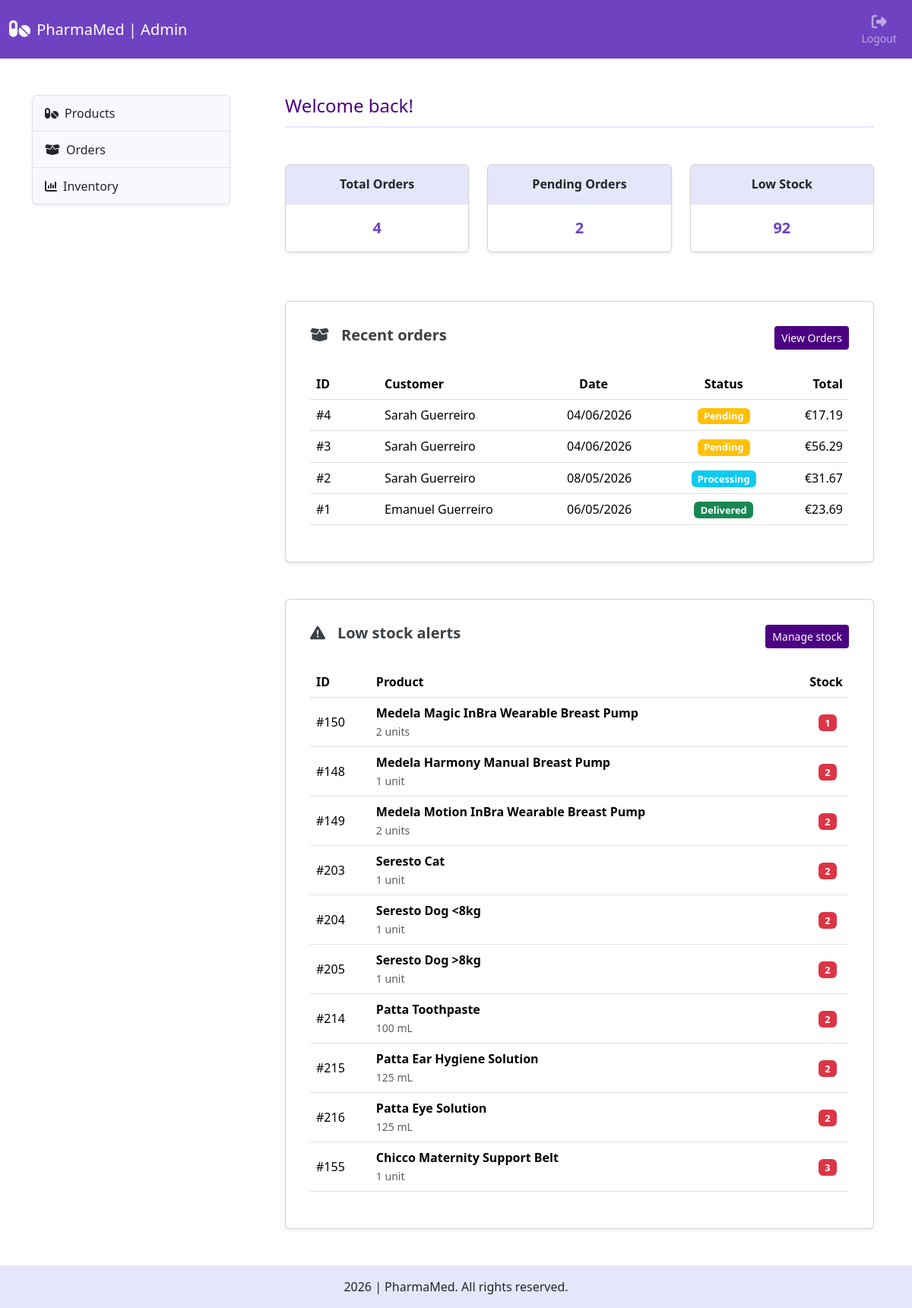
Before: /admin/ (signed in) with the older database file.
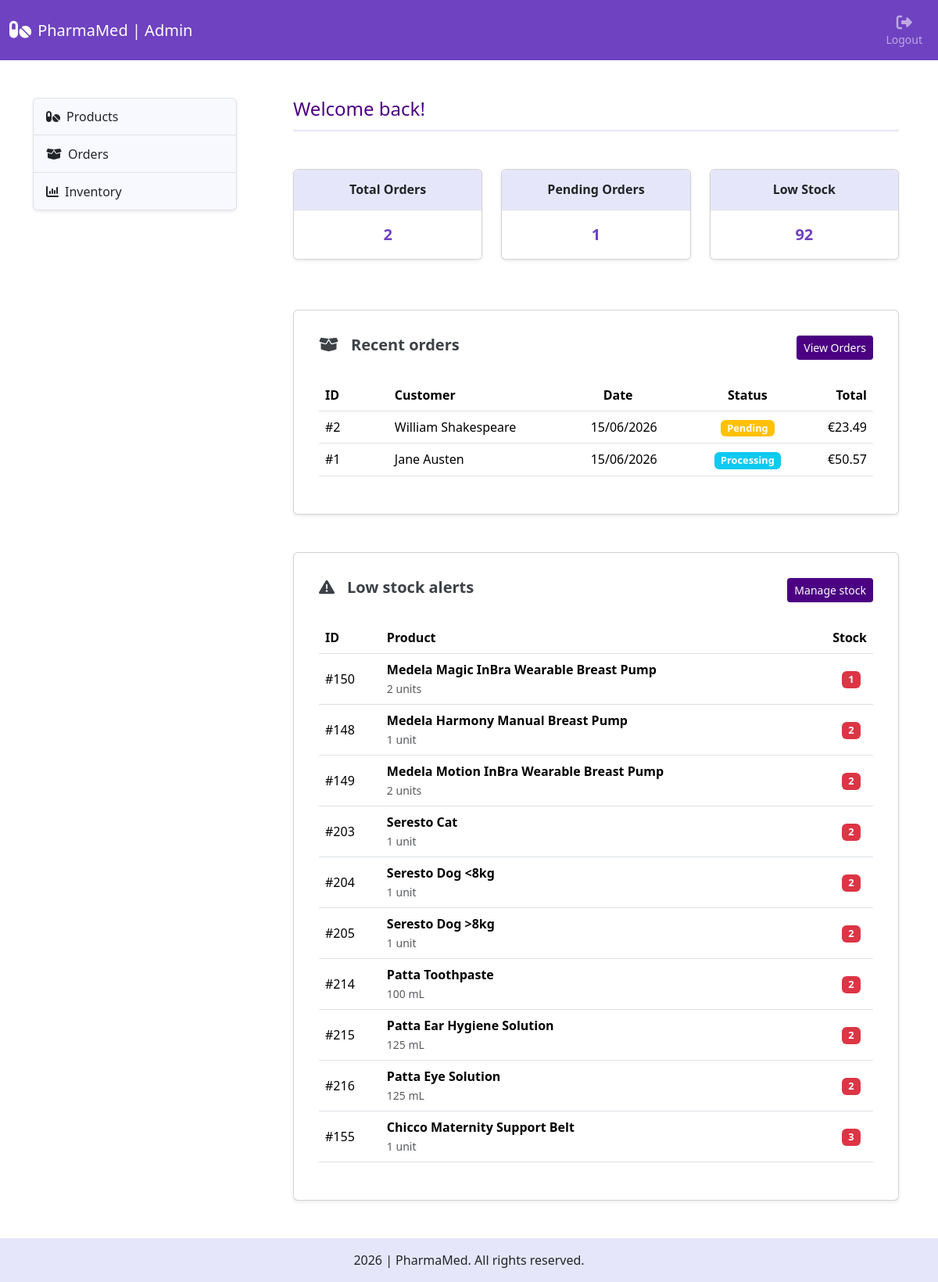
After: the same page with the newer database file.
### tables this page shows
CREATE TABLE orders (
    id INTEGER PRIMARY KEY AUTOINCREMENT,
    user_id INTEGER NOT NULL,
    address_id INTEGER NOT NULL,
    full_name TEXT NOT NULL,
    address_line TEXT NOT NULL,
    postal_code TEXT NOT NULL,
    city TEXT NOT NULL,
    country TEXT NOT NULL,
    shipping_method TEXT NOT NULL,
    subtotal REAL NOT NULL,
    shipping_cost REAL NOT NULL,
    total REAL NOT NULL,
    status TEXT NOT NULL DEFAULT 'pending',
    created_at TIMESTAMP DEFAULT CURRENT_TIMESTAMP,
    updated_at TIMESTAMP DEFAULT CURRENT_TIMESTAMP,
    FOREIGN KEY (user_id) REFERENCES users(id)
);

CREATE TABLE products (
    product_id INTEGER PRIMARY KEY AUTOINCREMENT,
    name TEXT NOT NULL,
    description TEXT,
    category_id INTEGER NOT NULL,
    brand_id INTEGER NOT NULL,
    pack_size TEXT NOT NULL,
    price REAL NOT NULL CHECK(price >= 0),
    stock INTEGER NOT NULL DEFAULT 0 CHECK(stock >= 0),
    image_url TEXT,
    created_at DATETIME DEFAULT CURRENT_TIMESTAMP,
    updated_at DATETIME DEFAULT CURRENT_TIMESTAMP, is_active INTEGER NOT NULL DEFAULT 1,
    FOREIGN KEY (category_id) REFERENCES categories(category_id),
    FOREIGN KEY (brand_id) REFERENCES brands(brand_id)
);

### app/routes/admin.py (the view)
@admin_bp.route("/")
@admin_required
def admin_home():
    db = get_db()
    total_orders = count_orders(db)
    pending_orders = count_orders(db, status="pending")
    low_stock_count = count_low_stock_products(db)
    recent_orders = get_recent_orders(db)
    low_stock_products = get_low_stock_products(db, limit=10)
    return render_template("admin/dashboard.html", total_orders=total_orders, pending_orders=pending_orders, low_stock_count=low_stock_count, recent_orders=recent_orders,
                           low_stock_products=low_stock_products)

### app/__init__.py (called while the page is built)
@app.context_processor
def inject_globals():
    return {
        "categories_menu": load_categories_menu(),
        "cart_count": get_cart_count()
    }

### app/services/admin_service.py (called while the page is built)
def get_admin_by_id(admin_id):
    db = get_db()
    return db.execute(
        """
        SELECT id
        FROM admins
        WHERE id = ?
        """,
        (admin_id,)
    ).fetchone()

### app/services/cart_service.py (called while the page is built)
def get_cart_count():
    db = get_db()
    if current_user.is_authenticated:
        return db_cart_count(db, current_user.id)
    session_cart = session.get('cart', {})
    return sum(session_cart.values())

### app/services/order_service.py (called while the page is built)
def get_recent_orders(db):
    return db.execute(
        """
        SELECT id, full_name, total, status, created_at
        FROM orders
        ORDER BY created_at DESC
        LIMIT 5
        """
    ).fetchall()

def count_orders(db, status=None):
    query = "SELECT COUNT(*) AS total FROM orders"
    params = []
    if status:
        query += " WHERE status = ?"
        params.append(status)
    return db.execute(query, tuple(params)).fetchone()["total"]

### app/services/product_service.py (called while the page is built)
def count_low_stock_products(db):
    return db.execute(
        """
        SELECT COUNT(*) AS total
        FROM products
        WHERE is_active = 1
        AND stock <= 10
        """
    ).fetchone()["total"]

def get_low_stock_products(db, limit=None):
    query = """
        SELECT product_id, name, pack_size, stock
        FROM products
        WHERE is_active = 1
        AND stock <= 10
        ORDER BY stock ASC
    """
    params = []
    if limit is not None:
        query += " LIMIT ?"
        params.append(limit)
    return db.execute(query, tuple(params)).fetchall()

### app/utils/categories.py (called while the page is built)
def load_categories_menu():
    db = get_db()
    rows = db.execute(
        """
        SELECT category_id, name, parent_id, icon
        FROM categories
        ORDER BY category_id
        """
    ).fetchall()
    categories_menu = {}
    for row in rows:
        if row["parent_id"] == 0:
            categories_menu[row["category_id"]] = {
                "category_data": row,
                "subcategories": []
            }
    for row in rows:
        parent_id = row["parent_id"]
        if parent_id != 0 and parent_id in categories_menu:
            categories_menu[parent_id]["subcategories"].append(row)
    return categories_menu

### app/utils/db.py (called while the page is built)
def get_db():
    if "db" not in g:
        g.db = sqlite3.connect(DATABASE_PATH)
        g.db.row_factory = sqlite3.Row
        g.db.execute("PRAGMA foreign_keys = ON")
    return g.db

### app/templates/admin/dashboard.html
{% extends "admin/admin.html" %}
{% block admin_content %}
<div class="section-heading pb-1 mb-5">
    <h1 class="fs-4">Welcome back!</h1>
</div>
<div class="row row-cols-1 row-cols-md-3 mb-5">
    <div class="col mb-3">
        <div class="card admin-card shadow-sm">
            <ul class="list-group list-group-flush text-center">
                <li class="list-group-item dark-item">
                    <h2 class="text fs-6 fw-bold my-2">
                        Total Orders
                    </h2>
                </li>
                <li class="list-group-item">
                    <div class="my-2">
                        <div class="number fw-bold fs-5">
                            {{ total_orders }}
                        </div>
                    </div>
                </li>
            </ul>
        </div>
    </div>
    <div class="col mb-3">
        <div class="card admin-card shadow-sm">
            <ul class="list-group list-group-flush text-center">
                <li class="list-group-item dark-item">
                    <h2 class="text fs-6 fw-bold my-2">
                        Pending Orders
                    </h2>
                </li>
                <li class="list-group-item">
                    <div class="my-2">
                        <div class="number fw-bold fs-5">
                            {{ pending_orders }}
                        </div>
                    </div>
                </li>
            </ul>
        </div>
    </div>
    <div class="col mb-3">
        <div class="card admin-card shadow-sm">
            <ul class="list-group list-group-flush text-center">
                <li class="list-group-item dark-item">
                    <h2 class="text fs-6 fw-bold my-2">
                        Low Stock
                    </h2>
                </li>
                <li class="list-group-item">
                    <div class="my-2">
                        <div class="number fw-bold fs-5">
                            {{ low_stock_count }}
                        </div>
                    </div>
                </li>
            </ul>
        </div>
    </div>
</div>
<div class="card recent-orders-card shadow-sm p-3 mb-5">
    <div class="card-body">
        <div class="d-flex justify-content-between align-items-center flex-wrap gap-3 mb-4">
            <h2 class="card-title fs-5 fw-semibold">
                <i class="fa-solid fa-box-open me-3" aria-hidden="true"></i>Recent orders
            </h2>
            <a href="{{ url_for('admin.admin_orders') }}" class="btn btn-sm action-btn">
                View Orders
            </a>
        </div>
        <div class="table-responsive">
            <table class="table align-middle">
                <thead>
                    <tr>
                        <th>ID</th>
                        <th class="ps-md-5">Customer</th>
                        <th class="ps-4">Date</th>
                        <th class="text-center">Status</th>
                        <th class="text-end">Total</th>
                    </tr>
                </thead>
                <tbody>
                {% for order in recent_orders %}
                    <tr>
                        <td>#{{ order.id }}</td>
                        <td class="ps-md-5">{{ order.full_name }}</td>
                        <td>{{ order.created_at | format_date }}</td>
                        <td class="text-center">
                            <span class="badge {% if order.status == 'pending' %}bg-warning{% elif order.status == 'processing' %}bg-info{% elif order.status == 'shipped' %}bg-primary{% elif order.status == 'delivered' %}bg-success{% elif order.status == 'cancelled' %}bg-danger{% endif %}">
                                {{ order.status|title }}
                            </span>
                        </td>
                        <td class="text-end">€{{ "%.2f"|format(order.total) }}</td>
                    </tr>
                {% endfor %}
                </tbody>
            </table>
        </div>
    </div>
</div>
<div class="card low-stock-card shadow-sm p-3">
    <div class="card-body">
        <div class="d-flex justify-content-between align-items-center flex-wrap gap-3 mb-4">
            <h2 class="card-title fs-5 fw-semibold">
                <i class="fa-solid fa-triangle-exclamation me-3" aria-hidden="true"></i>Low stock alerts
            </h2>
            <a href="{{ url_for('admin.admin_inventory') }}" class="btn btn-sm action-btn">
                Manage stock
            </a>
        </div>
        <div class="table-responsive">
            <table class="table align-middle">
                <thead>
                    <tr>
                        <th>ID</th>
                        <th>Product</th>
                        <th class="text-end">Stock</th>
                    </tr>
                </thead>
                <tbody>
                {% for product in low_stock_products %}
                    <tr>
                        <td>#{{ product.product_id }}</td>
                        <td>
                            <div class="fw-semibold">{{ product.name }}</div>
                            <small class="text-muted">{{ product.pack_size }}</small>
                        </td>
                        <td class="text-end pe-3">
                            <span class="badge {% if product.stock <= 5 %}bg-danger {% elif product.stock > 5 and product.stock <= 10 %}bg-warning {% endif %}">
                                {{ product.stock }}
                            </span>
                        </td>
                    </tr>
                {% endfor %}
                </tbody>
            </table>
        </div>
    </div>
</div>
{% endblock %}

### app/templates/admin/admin.html (shortened to what this page needs)
{% extends "admin_layout.html" %}
{% block main %}
<div class="container my-5">
    <div class="row">
        <div id="accountSidebar" class="col-3 d-none d-md-block" role="navigation" aria-label="Admin navigation">
            <div class="list-group shadow-sm">
                <a href="{{ url_for('admin.admin_products') }}" class="list-group-item list-group-item-action d-flex align-items-center {% if active_page == 'products' %}active{% endif %}"
                {% if active_page == 'products' %}aria-current="page"{% endif %}>
                    <i class="fa-solid fa-pills me-2" aria-hidden="true"></i>Products
                </a>
                <a href="{{ url_for('admin.admin_orders') }}" class="list-group-item list-group-item-action d-flex align-items-center {% if active_page == 'orders' %}active{% endif %}"
                {% if active_page == 'orders' %}aria-current="page"{% endif %}>
                    <i class="fa-solid fa-box-open me-2" aria-hidden="true"></i>Orders
                </a>
                <a href="{{ url_for('admin.admin_inventory') }}" class="list-group-item list-group-item-action d-flex align-items-center {% if active_page == 'inventory' %}active{% endif %}"
                {% if active_page == 'inventory' %}aria-current="page"{% endif %}>
                    <i class="fa-solid fa-chart-column me-2" aria-hidden="true"></i>Inventory
                </a>
            </div>
        </div>
        <div class="col-12 col-md-9">
            <div class="main-content mx-2 ms-md-5">
                {% block admin_content %}{% endblock %}
            </div>
        </div>
    </div>
</div>
{% endblock %}

### app/templates/admin_layout.html (shortened to what this page needs)
<!DOCTYPE html>
<html lang="en">
    <head>
        <link href="https://cdn.jsdelivr.net/npm/bootstrap@5.3.8/dist/css/bootstrap.min.css" rel="stylesheet">
        <link href="/static/styles.css" rel="stylesheet">
    </head>
    <body class="d-flex flex-column min-vh-100">
        <nav class="navbar navbar-expand-md sticky-top" data-bs-theme="dark">
            <div class="container-fluid flex-wrap flex-md-nowrap align-items-center">
                <div class="d-flex align-items-center">
                    <a class="navbar-brand" href="{{ url_for('admin.admin_home') }}">
                        <i class="fa-solid fa-pills fa-lg me-2" aria-hidden="true"></i>PharmaMed | Admin
                    </a>
                </div>
                <ul class="navbar-nav flex-row align-items-center">
                    <li class="nav-item d-flex flex-column text-center">
                        <form action="{{ url_for('admin.admin_logout') }}" method="post" class="d-inline">
                            <button class="nav-link btn btn-link" type="submit" aria-label="Log out">
                                <i class="fa-solid fa-right-from-bracket fa-lg" aria-hidden="true"></i>
                                <span class="d-none d-md-block small">Logout</span>
                            </button>
                        </form>
                    </li>
                </ul>
            </div>
        </nav>
        <main class="flex-grow-1">
            {% block main %}{% endblock %}
        </main>
        <footer>
            <div class="footer-bottom mt-3">
                <p id="copyright" aria-label="Copyright information"></p>
            </div>
        </footer>
    </body>
</html>

### app/static/styles.css (style rules this page uses)
.navbar, .sorting-dropdown .dropdown-item.active, .filter-dropdown .dropdown-item.active { background-color: #6f42c1; }
#productsMenu .list-group-item:hover, #productsMenu .accordion-button:not(.collapsed):hover, .carousel, .category-card:hover, .breadcrumb-nav, .sorting-dropdown .dropdown-item:hover, .filter-dropdown .dropdown-item:hover, #accountSidebar .list-group-item:hover, .dark-item { background-color: #E6E6FA; }
.category-card .card-title, .category-name, .product-name, .item-name, .section-heading, .forgot-password-link a:hover { color: #4B0082; }
.card-title, .product-brand a, .active-filters-badges a { color: black; }
.card-text, .product-price, .subsection-header, .number, .pagination .page-link, .active-filters-badges a:hover, footer a:hover, .item-total { color: #6f42c1; }
.action-btn { background-color: #4B0082; color: white; }
.badge { background-color: #4B0082; font-size: 0.8rem; }
footer { background-color: #E6E6FA; text-align: center; }
.register-link, .login-link, .section-heading { border-bottom: solid 2px #E6E6FA; }
#accountSidebar .list-group-item { background-color: #F8F8FF; height: 3rem; }
.recent-orders-card .card-title, .low-stock-card .card-title { color: #3c4146; }

Changed rows visible on the page:
removed orders: id "4", full_name "Sarah Guerreiro", created_at "04/06/2026", status "Pending", total "17.19"
removed orders: id "3", full_name "Sarah Guerreiro", created_at "04/06/2026", status "Pending", total "56.29"
changed orders id 2: full_name "Sarah Guerreiro" → "William Shakespeare"; created_at "08/05/2026" → "15/06/2026"; status "Processing" → "Pending"; total "31.67" → "23.49"
changed orders id 1: full_name "Emanuel Guerreiro" → "Jane Austen"; created_at "06/05/2026" → "15/06/2026"; status "Delivered" → "Processing"; total "23.69" → "50.57"
Other visible differences:
{{ total_orders }}: "4" → "2"
{{ pending_orders }}: "2" → "1"
